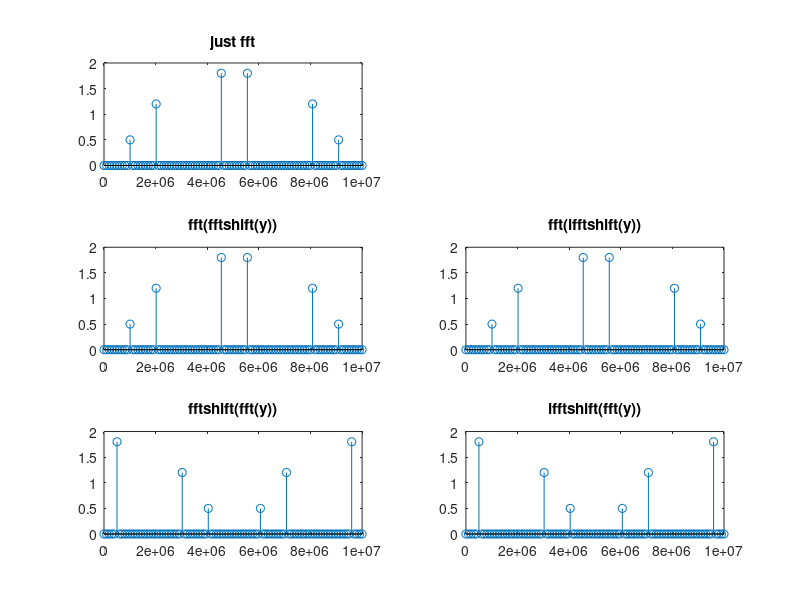

MATLAB code to generate this figure:
%  IFFT upsampling
%
%  by LuboJ.
%
close all; clear all;

N = 100;
fs = 10e6;
dt = 1/fs;

f = 0.2e6;
t = 0:dt:(N-1)*dt;
y = sin(2*pi*1e6*t) + 2.4*sin(2*pi*2e6*t) + 3.6*sin(2*pi*4.5e6*t);

specX = linspace(0,fs,N);
yfft = fft(y) ./ N;
yfft2 = fft(fftshift(y)) ./ N;
yfft3 = fftshift(fft(y)) ./ N;
yfft4 = fft(ifftshift(y)) ./ N;
yfft5 = ifftshift(fft(y)) ./ N;

%% Normal signal

figure;
subplot(321);
stem(specX,abs(yfft));
title('just fft');

subplot(323);
stem(specX,abs(yfft2));
title('fft(fftshift(y))');

subplot(325);
stem(specX,abs(yfft3));
title('fftshift(fft(y))');

subplot(324);
stem(specX,abs(yfft4));
title('fft(ifftshift(y))');

subplot(326);
stem(specX,abs(yfft5));
title('ifftshift(fft(y))');
